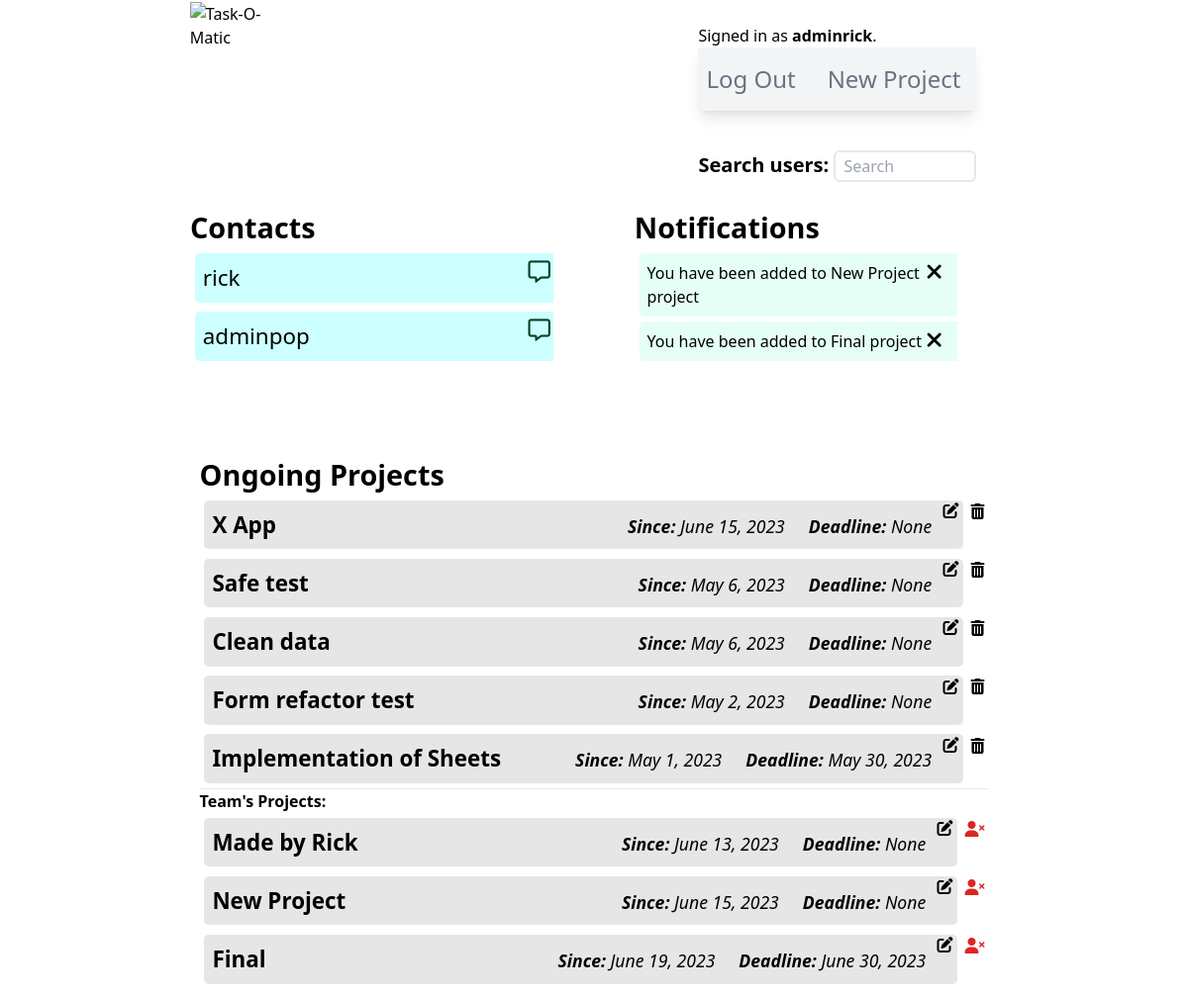
The app's page / (signed in), older data.
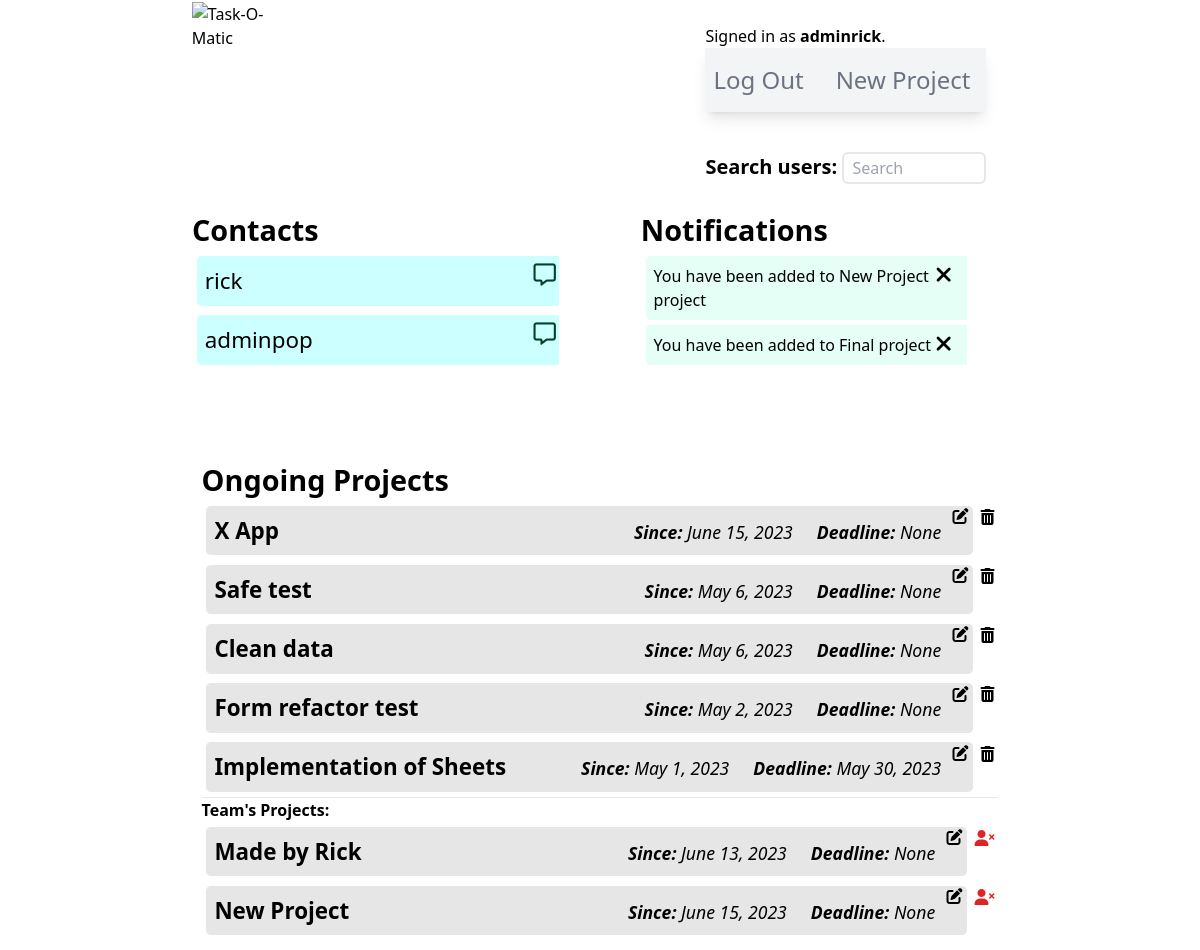
The same page, newer data.
### taskomatic/models.py (models this page shows, shortened)
class Relationship(models.Model):
    STATUS_CHOICES = [
        ('pending', 'Pending'),
        ('accepted', 'Accepted'),
        ('rejected', 'Rejected'),
    ]
    from_user = models.ForeignKey(User, on_delete=models.CASCADE, related_name='from_user')
    to_user = models.ForeignKey(User, on_delete=models.CASCADE, related_name='to_user')
    status = models.CharField(max_length=10, choices=STATUS_CHOICES, default='pending')
    created_at = models.DateTimeField(auto_now_add=True)
    class Meta:
        unique_together = ('from_user', 'to_user')

class User(AbstractUser):
    pass

class Notification(models.Model):
    user = models.ForeignKey(User, on_delete=models.CASCADE)
    notification = models.CharField(max_length=100)

class Project(models.Model):
    user = models.ForeignKey(User, on_delete=models.CASCADE)
    owner = models.CharField(max_length=80)
    projectName = models.CharField(max_length=160)
    projectDescription = models.CharField(max_length=350)
    hasDeadline = models.BooleanField(default=False)
    hasInventory = models.BooleanField(default=False)
    hasTasks = models.BooleanField(default=False)
    creationDate = models.DateField(null=True, blank=True)
    deadlineDate = models.DateField(null=True, blank=True)

class Member(models.Model):
    project = models.ForeignKey(Project, on_delete=models.CASCADE)
    user = models.ForeignKey(User, on_delete=models.CASCADE)

### taskomatic/views.py (the view)
# urls.py: path("", views.index, name="index"),
def index(request):
    if request.user.is_authenticated:
        currentUserId = request.user.id
        currentUser = User.objects.get(id=currentUserId)
        projects = Project.objects.filter(user=currentUser).order_by('-creationDate')
        contacts = Relationship.objects.filter(Q(from_user=currentUser) | Q(to_user=currentUser), ~Q(status='rejected'))
        contactRequests = Relationship.objects.filter(Q(to_user=currentUser), Q(status="pending"))
        memberProjects = Member.objects.filter(user=currentUser)
        notifications = Notification.objects.filter(user=currentUser)
        context = {
            "projects": projects,
            "memberProjects": memberProjects,
            "contacts": contacts,
            "contactRequests": contactRequests,
            "notifications": notifications
        }
        return render(request, "taskomatic/index.html", context)
    return render(request, "taskomatic/index.html")

### taskomatic/templates/taskomatic/index.html (shortened to what the changed rows need)
{% extends "./layout.html" %}
{% load static %}
{% block body %}
{% if user.is_authenticated %}
    <div id="dashboardContainer">
        <section id="indexUpperSection">
            <div id="indexContacts">
                <h2>Contacts</h2>
                <div class="contactInstanceContainer">
                {% if contacts|length > 0 %}
                    {% for contact in contacts %}
                        {% if contact.status == "pending" %}
                            {% if contact.to_user != request.user%}
                    <div class="contactInstance">
                        <span>{{ contact.to_user }} <span class="text-sm">(Pending)</span></span>
                    </div>
                            {% endif %}
                        {% else %}
                            {% if contact.to_user != request.user%}
                    <div class="contactInstance">
                        <p>{{ contact.to_user }}</p>
                        <i class="fa-regular fa-message hover:text-sky-600 cursor-pointer" style="color: #004225" title="Send message"></i>
                    </div>
                            {% else %}
                    <div class="contactInstance">
                        <p>{{ contact.from_user }}</p>
                        <i class="fa-regular fa-message hover:text-sky-600 cursor-pointer" style="color: #004225" title="Send message"></i>
                    </div>
                            {% endif %}
                        {% endif %}
                    {% endfor %}
                {% else %}
                    <div class="noContact">
                        <p>No contacts.</p>
                    </div>
                {% endif %}
                </div>
            </div>
            <div id="indexAlerts">
                <h2>Notifications</h2>
                {% for message in notifications %}
                <div class="alertInstance">
                    <p class="text-base">{{ message.notification }}</p>
                    <i class="fa-solid fa-xmark hover:text-red-600 cursor-pointer #004225 mr-3 dismissBtn" id="{{ message.id }}" title="Dismiss">{% csrf_token %}</i>
                 </div>
                {% endfor %}
            </div>
        </section>
        <section id="ongoingProjectsContainer">
            <h2>Ongoing Projects</h2>
            <ul>
            {% if projects %}
                {% for project in projects %}
                <div id="projectInstanceContainer">
                    <a id="projectInstanceAnchor" href="{% url 'projectPage' project.id %}">
                        <li id="projectInstance">
                            <span style="cursor: default"><b>{{ project.projectName }}</b></span>
                            <span class="flex justify-between">
                                <span><i class="dateCaption"><b>Since:</b> {{ project.creationDate }}</i></span>
                                <span><i class="dateCaption"><b>Deadline:</b> {{ project.deadlineDate }}</i></span>
                            </span>
                        </li>
                    </a>
                    <form method="POST" action="{% url 'editProject' %}" name="indexEditForm{{ project.id }}" id="indexEditForm{{ project.id }}">
                        <i id="indexEditIcon{{project.id}}" class="fa-solid fa-pen-to-square indexEditIcon"></i>
                    </form>
                    <i id="indexDeleteIcon{{project.id}}" class="fa-solid fa-trash-can relative top-2 right-1 cursor-pointer indexDeleteIcon" title="Delete"></i>
                </div>
                {% endfor %}
            {% else %}
                <br>
                <li class="text-lg font-semibold text-center">No owned projects.</li>
                <br>
            {% endif %}
            {% if memberProjects %}
                {% for instance in memberProjects %}
                <div id="projectInstanceContainer">
                    <a id="projectInstanceAnchor" href="{% url 'projectPage' instance.project.id %}">
                        <li id="projectInstance">
                            <span style="cursor: default"><b>{{ instance.project.projectName }}</b></span>
                            <span class="flex justify-between">
                                <span><i class="dateCaption"><b>Since:</b> {{ instance.project.creationDate }}</i></span>
                                <span><i class="dateCaption"><b>Deadline:</b> {{ instance.project.deadlineDate }}</i></span>
                            </span>
                        </li>
                    </a>
                    <form method="POST" action="{% url 'editProject' %}" name="indexEditForm{{ instance.project.id }}" id="indexEditForm{{ instance.project.id }}">
                        <i id="indexEditIcon{{instance.project.id}}" class="fa-solid fa-pen-to-square indexEditIcon"></i>
                    </form>
                    <i id="indexDeleteIcon{{instance.project.id}}" class="fa-solid fa-user-xmark text-red-600 relative top-2 right-1 cursor-pointer indexDeleteIcon teamProject" title="Remove"></i>
                </div>
                {% endfor %}
            {% endif %}
            </ul>
        </section>
    </div>
{% endif %}
{% endblock body %}

Row changes from the older to the newer data that the page shows:
removed Member: project.projectName "Final", project.creationDate "June 19, 2023", project.deadlineDate "June 30, 2023"
